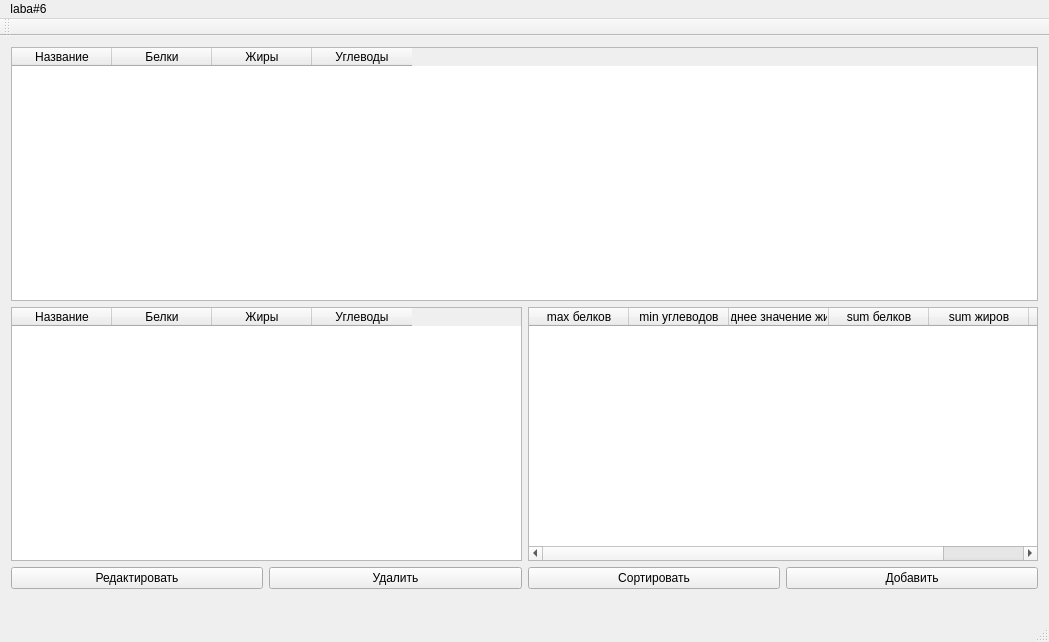
<?xml version="1.0" encoding="UTF-8"?>
<ui version="4.0">
 <class>laba6</class>
 <widget class="QMainWindow" name="laba6">
  <property name="geometry">
   <rect>
    <x>0</x>
    <y>0</y>
    <width>1049</width>
    <height>642</height>
   </rect>
  </property>
  <property name="sizePolicy">
   <sizepolicy hsizetype="Preferred" vsizetype="Preferred">
    <horstretch>0</horstretch>
    <verstretch>0</verstretch>
   </sizepolicy>
  </property>
  <property name="minimumSize">
   <size>
    <width>800</width>
    <height>600</height>
   </size>
  </property>
  <property name="windowTitle">
   <string>laba6</string>
  </property>
  <widget class="QWidget" name="centralWidget">
   <layout class="QGridLayout" name="gridLayout_2">
    <item row="0" column="0">
     <layout class="QGridLayout" name="gridLayout">
      <item row="2" column="1">
       <widget class="QPushButton" name="Remove">
        <property name="text">
         <string>Удалить</string>
        </property>
       </widget>
      </item>
      <item row="2" column="0">
       <widget class="QPushButton" name="Edit">
        <property name="text">
         <string>Редактировать</string>
        </property>
       </widget>
      </item>
      <item row="1" column="2" colspan="2">
       <widget class="QTableWidget" name="RightTable">
        <property name="focusPolicy">
         <enum>Qt::NoFocus</enum>
        </property>
        <column>
         <property name="text">
          <string>max белков</string>
         </property>
        </column>
        <column>
         <property name="text">
          <string>min углеводов</string>
         </property>
        </column>
        <column>
         <property name="text">
          <string>Среднее значение жиров</string>
         </property>
        </column>
        <column>
         <property name="text">
          <string>sum белков</string>
         </property>
        </column>
        <column>
         <property name="text">
          <string>sum жиров</string>
         </property>
        </column>
        <column>
         <property name="text">
          <string>sum углеводов</string>
         </property>
        </column>
       </widget>
      </item>
      <item row="2" column="3">
       <widget class="QPushButton" name="Add">
        <property name="text">
         <string>Добавить</string>
        </property>
       </widget>
      </item>
      <item row="2" column="2">
       <widget class="QPushButton" name="Sort">
        <property name="text">
         <string>Сортировать</string>
        </property>
       </widget>
      </item>
      <item row="0" column="0" colspan="4">
       <widget class="QTableWidget" name="Elements">
        <property name="focusPolicy">
         <enum>Qt::NoFocus</enum>
        </property>
        <property name="frameShape">
         <enum>QFrame::StyledPanel</enum>
        </property>
        <column>
         <property name="text">
          <string>Название</string>
         </property>
        </column>
        <column>
         <property name="text">
          <string>Белки</string>
         </property>
        </column>
        <column>
         <property name="text">
          <string>Жиры</string>
         </property>
        </column>
        <column>
         <property name="text">
          <string>Углеводы</string>
         </property>
        </column>
       </widget>
      </item>
      <item row="1" column="0" colspan="2">
       <widget class="QTableWidget" name="LeftTable">
        <property name="focusPolicy">
         <enum>Qt::NoFocus</enum>
        </property>
        <column>
         <property name="text">
          <string>Название</string>
         </property>
        </column>
        <column>
         <property name="text">
          <string>Белки</string>
         </property>
        </column>
        <column>
         <property name="text">
          <string>Жиры</string>
         </property>
        </column>
        <column>
         <property name="text">
          <string>Углеводы</string>
         </property>
        </column>
       </widget>
      </item>
     </layout>
    </item>
    <item row="1" column="0">
     <widget class="QLabel" name="label">
      <property name="text">
       <string/>
      </property>
     </widget>
    </item>
   </layout>
  </widget>
  <widget class="QMenuBar" name="menuBar">
   <property name="geometry">
    <rect>
     <x>0</x>
     <y>0</y>
     <width>1049</width>
     <height>26</height>
    </rect>
   </property>
   <widget class="QMenu" name="menulaba_6">
    <property name="title">
     <string>laba#6</string>
    </property>
   </widget>
   <addaction name="menulaba_6"/>
  </widget>
  <widget class="QToolBar" name="mainToolBar">
   <attribute name="toolBarArea">
    <enum>TopToolBarArea</enum>
   </attribute>
   <attribute name="toolBarBreak">
    <bool>false</bool>
   </attribute>
  </widget>
  <widget class="QStatusBar" name="statusBar"/>
 </widget>
 <layoutdefault spacing="6" margin="11"/>
 <tabstops>
  <tabstop>Add</tabstop>
  <tabstop>Sort</tabstop>
  <tabstop>Edit</tabstop>
  <tabstop>Remove</tabstop>
 </tabstops>
 <resources/>
 <connections/>
</ui>
